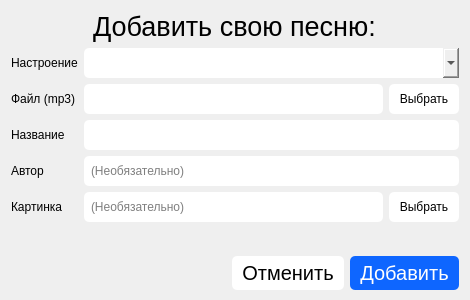
<?xml version="1.0" encoding="UTF-8"?>
<ui version="4.0">
 <class>Form</class>
 <widget class="QWidget" name="Form">
  <property name="geometry">
   <rect>
    <x>0</x>
    <y>0</y>
    <width>470</width>
    <height>300</height>
   </rect>
  </property>
  <property name="minimumSize">
   <size>
    <width>470</width>
    <height>300</height>
   </size>
  </property>
  <property name="maximumSize">
   <size>
    <width>16777215</width>
    <height>300</height>
   </size>
  </property>
  <property name="windowTitle">
   <string>SunMusic – AddMusic</string>
  </property>
  <property name="styleSheet">
   <string notr="true">font-family: Arial</string>
  </property>
  <layout class="QVBoxLayout" name="verticalLayout" stretch="0,0,0">
   <property name="bottomMargin">
    <number>10</number>
   </property>
   <item alignment="Qt::AlignHCenter">
    <widget class="QLabel" name="label">
     <property name="sizePolicy">
      <sizepolicy hsizetype="Fixed" vsizetype="Fixed">
       <horstretch>0</horstretch>
       <verstretch>0</verstretch>
      </sizepolicy>
     </property>
     <property name="font">
      <font>
       <family>Arial</family>
       <pointsize>20</pointsize>
      </font>
     </property>
     <property name="text">
      <string>Добавить свою песню:</string>
     </property>
    </widget>
   </item>
   <item>
    <layout class="QGridLayout" name="gridLayout" rowstretch="1,1,1,1,1" columnstretch="0,1" rowminimumheight="0,0,0,0,0">
     <item row="2" column="0">
      <widget class="QLabel" name="label_4">
       <property name="text">
        <string>Название</string>
       </property>
      </widget>
     </item>
     <item row="0" column="0">
      <widget class="QLabel" name="label_2">
       <property name="text">
        <string>Настроение</string>
       </property>
      </widget>
     </item>
     <item row="1" column="0">
      <widget class="QLabel" name="label_3">
       <property name="text">
        <string>Файл (mp3)</string>
       </property>
      </widget>
     </item>
     <item row="3" column="0">
      <widget class="QLabel" name="label_5">
       <property name="text">
        <string>Автор</string>
       </property>
      </widget>
     </item>
     <item row="1" column="1">
      <layout class="QHBoxLayout" name="horizontalLayout_2">
       <property name="sizeConstraint">
        <enum>QLayout::SetFixedSize</enum>
       </property>
       <item>
        <widget class="QLineEdit" name="file">
         <property name="sizePolicy">
          <sizepolicy hsizetype="Expanding" vsizetype="Fixed">
           <horstretch>0</horstretch>
           <verstretch>0</verstretch>
          </sizepolicy>
         </property>
         <property name="minimumSize">
          <size>
           <width>0</width>
           <height>30</height>
          </size>
         </property>
         <property name="maximumSize">
          <size>
           <width>16777215</width>
           <height>30</height>
          </size>
         </property>
         <property name="styleSheet">
          <string notr="true">border-radius: 5px; padding-left: 5px</string>
         </property>
        </widget>
       </item>
       <item>
        <widget class="QPushButton" name="file_button">
         <property name="sizePolicy">
          <sizepolicy hsizetype="Fixed" vsizetype="Fixed">
           <horstretch>0</horstretch>
           <verstretch>0</verstretch>
          </sizepolicy>
         </property>
         <property name="minimumSize">
          <size>
           <width>70</width>
           <height>30</height>
          </size>
         </property>
         <property name="maximumSize">
          <size>
           <width>16777215</width>
           <height>30</height>
          </size>
         </property>
         <property name="cursor">
          <cursorShape>PointingHandCursor</cursorShape>
         </property>
         <property name="styleSheet">
          <string notr="true">border-radius: 5px; background: white
</string>
         </property>
         <property name="text">
          <string>Выбрать</string>
         </property>
        </widget>
       </item>
      </layout>
     </item>
     <item row="4" column="0">
      <widget class="QLabel" name="label_6">
       <property name="text">
        <string>Картинка</string>
       </property>
      </widget>
     </item>
     <item row="4" column="1">
      <layout class="QHBoxLayout" name="horizontalLayout_3">
       <item>
        <widget class="QLineEdit" name="preview">
         <property name="sizePolicy">
          <sizepolicy hsizetype="Expanding" vsizetype="Preferred">
           <horstretch>0</horstretch>
           <verstretch>0</verstretch>
          </sizepolicy>
         </property>
         <property name="minimumSize">
          <size>
           <width>0</width>
           <height>30</height>
          </size>
         </property>
         <property name="maximumSize">
          <size>
           <width>16777215</width>
           <height>30</height>
          </size>
         </property>
         <property name="styleSheet">
          <string notr="true">border-radius: 5px; padding-left: 5px</string>
         </property>
         <property name="placeholderText">
          <string>(Необязательно)</string>
         </property>
        </widget>
       </item>
       <item>
        <widget class="QPushButton" name="preview_button">
         <property name="sizePolicy">
          <sizepolicy hsizetype="Fixed" vsizetype="Fixed">
           <horstretch>0</horstretch>
           <verstretch>0</verstretch>
          </sizepolicy>
         </property>
         <property name="minimumSize">
          <size>
           <width>70</width>
           <height>30</height>
          </size>
         </property>
         <property name="maximumSize">
          <size>
           <width>16777215</width>
           <height>30</height>
          </size>
         </property>
         <property name="cursor">
          <cursorShape>PointingHandCursor</cursorShape>
         </property>
         <property name="styleSheet">
          <string notr="true">border-radius: 5px; background: white
</string>
         </property>
         <property name="text">
          <string>Выбрать</string>
         </property>
        </widget>
       </item>
      </layout>
     </item>
     <item row="0" column="1">
      <layout class="QHBoxLayout" name="horizontalLayout_4">
       <item>
        <widget class="QComboBox" name="moods">
         <property name="sizePolicy">
          <sizepolicy hsizetype="Expanding" vsizetype="Preferred">
           <horstretch>0</horstretch>
           <verstretch>0</verstretch>
          </sizepolicy>
         </property>
         <property name="minimumSize">
          <size>
           <width>0</width>
           <height>30</height>
          </size>
         </property>
         <property name="maximumSize">
          <size>
           <width>16777215</width>
           <height>30</height>
          </size>
         </property>
         <property name="styleSheet">
          <string notr="true">border-radius: 5px; padding-left: 5px</string>
         </property>
        </widget>
       </item>
      </layout>
     </item>
     <item row="2" column="1">
      <layout class="QHBoxLayout" name="horizontalLayout_5">
       <item>
        <widget class="QLineEdit" name="title">
         <property name="sizePolicy">
          <sizepolicy hsizetype="Expanding" vsizetype="Preferred">
           <horstretch>0</horstretch>
           <verstretch>0</verstretch>
          </sizepolicy>
         </property>
         <property name="minimumSize">
          <size>
           <width>0</width>
           <height>30</height>
          </size>
         </property>
         <property name="maximumSize">
          <size>
           <width>16777215</width>
           <height>30</height>
          </size>
         </property>
         <property name="styleSheet">
          <string notr="true">border-radius: 5px; padding-left: 5px</string>
         </property>
        </widget>
       </item>
      </layout>
     </item>
     <item row="3" column="1">
      <layout class="QHBoxLayout" name="horizontalLayout_6">
       <item>
        <widget class="QLineEdit" name="author">
         <property name="sizePolicy">
          <sizepolicy hsizetype="Expanding" vsizetype="Preferred">
           <horstretch>0</horstretch>
           <verstretch>0</verstretch>
          </sizepolicy>
         </property>
         <property name="minimumSize">
          <size>
           <width>0</width>
           <height>30</height>
          </size>
         </property>
         <property name="maximumSize">
          <size>
           <width>16777215</width>
           <height>30</height>
          </size>
         </property>
         <property name="styleSheet">
          <string notr="true">border-radius: 5px; padding-left: 5px</string>
         </property>
         <property name="placeholderText">
          <string>(Необязательно)</string>
         </property>
        </widget>
       </item>
      </layout>
     </item>
    </layout>
   </item>
   <item>
    <layout class="QHBoxLayout" name="horizontalLayout" stretch="1,0,0">
     <property name="topMargin">
      <number>5</number>
     </property>
     <item>
      <widget class="QLabel" name="error_label">
       <property name="font">
        <font>
         <family>Arial</family>
         <pointsize>15</pointsize>
        </font>
       </property>
       <property name="styleSheet">
        <string notr="true">color: red</string>
       </property>
       <property name="text">
        <string/>
       </property>
      </widget>
     </item>
     <item alignment="Qt::AlignRight|Qt::AlignBottom">
      <widget class="QPushButton" name="close_button">
       <property name="sizePolicy">
        <sizepolicy hsizetype="Fixed" vsizetype="Minimum">
         <horstretch>0</horstretch>
         <verstretch>0</verstretch>
        </sizepolicy>
       </property>
       <property name="font">
        <font>
         <family>Arial</family>
         <pointsize>15</pointsize>
        </font>
       </property>
       <property name="styleSheet">
        <string notr="true">background: white; border-radius: 5px; padding: 5px 10px</string>
       </property>
       <property name="text">
        <string>Отменить</string>
       </property>
      </widget>
     </item>
     <item alignment="Qt::AlignRight|Qt::AlignBottom">
      <widget class="QPushButton" name="add_button">
       <property name="sizePolicy">
        <sizepolicy hsizetype="Fixed" vsizetype="Fixed">
         <horstretch>0</horstretch>
         <verstretch>0</verstretch>
        </sizepolicy>
       </property>
       <property name="font">
        <font>
         <family>Arial</family>
         <pointsize>15</pointsize>
         <weight>50</weight>
         <bold>false</bold>
        </font>
       </property>
       <property name="styleSheet">
        <string notr="true">background: rgb(14, 102, 255); color: white;
border-radius: 5px; padding: 5px 10px</string>
       </property>
       <property name="text">
        <string>Добавить</string>
       </property>
      </widget>
     </item>
    </layout>
   </item>
  </layout>
 </widget>
 <resources/>
 <connections/>
</ui>
